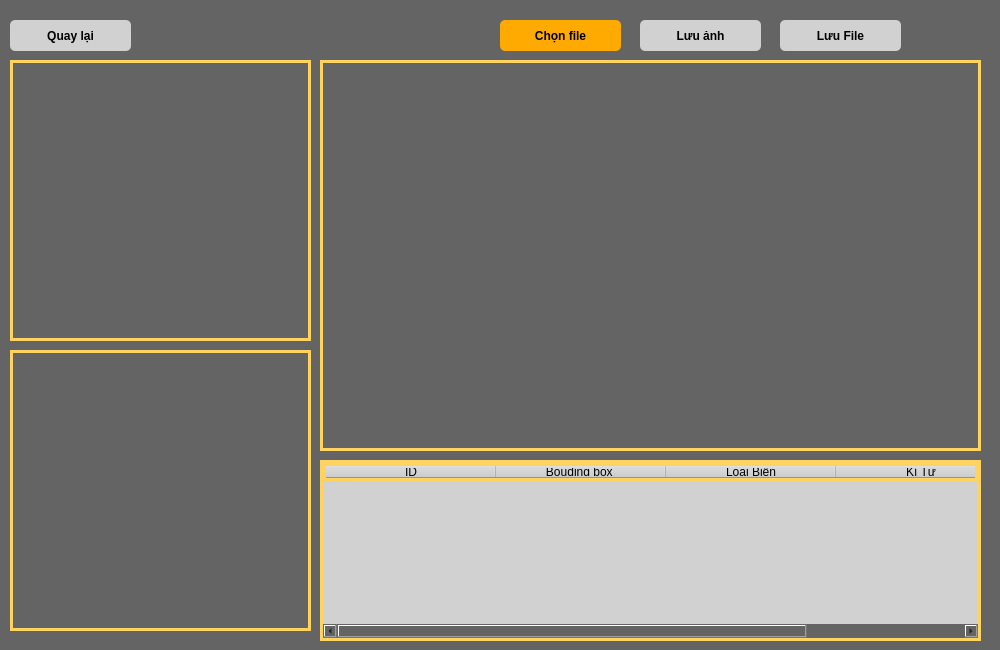
<?xml version="1.0" encoding="UTF-8"?>
<ui version="4.0">
 <class>Form</class>
 <widget class="QWidget" name="Form">
  <property name="geometry">
   <rect>
    <x>0</x>
    <y>0</y>
    <width>1000</width>
    <height>650</height>
   </rect>
  </property>
  <property name="windowTitle">
   <string>Form</string>
  </property>
  <property name="styleSheet">
   <string notr="true">background-color: rgb(100,100,100)</string>
  </property>
  <widget class="QPushButton" name="pushButton_5">
   <property name="geometry">
    <rect>
     <x>500</x>
     <y>20</y>
     <width>121</width>
     <height>31</height>
    </rect>
   </property>
   <property name="font">
    <font>
     <weight>75</weight>
     <bold>true</bold>
    </font>
   </property>
   <property name="styleSheet">
    <string notr="true">background-color:  rgb(255, 170, 0);
border-radius: 5px;</string>
   </property>
   <property name="text">
    <string>Chọn file</string>
   </property>
  </widget>
  <widget class="QTableWidget" name="tableWidget">
   <property name="geometry">
    <rect>
     <x>320</x>
     <y>460</y>
     <width>661</width>
     <height>181</height>
    </rect>
   </property>
   <property name="styleSheet">
    <string notr="true">border: 3px solid rgb(255, 211, 98);
background-color:  rgb(209, 209, 209);</string>
   </property>
   <property name="frameShape">
    <enum>QFrame::Box</enum>
   </property>
   <property name="frameShadow">
    <enum>QFrame::Plain</enum>
   </property>
   <property name="lineWidth">
    <number>3</number>
   </property>
   <attribute name="horizontalHeaderCascadingSectionResizes">
    <bool>false</bool>
   </attribute>
   <attribute name="horizontalHeaderDefaultSectionSize">
    <number>170</number>
   </attribute>
   <column>
    <property name="text">
     <string>ID</string>
    </property>
   </column>
   <column>
    <property name="text">
     <string>Bouding box </string>
    </property>
   </column>
   <column>
    <property name="text">
     <string>Loại Biển</string>
    </property>
   </column>
   <column>
    <property name="text">
     <string>Kí Tự</string>
    </property>
   </column>
  </widget>
  <widget class="QLabel" name="label_2">
   <property name="geometry">
    <rect>
     <x>10</x>
     <y>350</y>
     <width>301</width>
     <height>281</height>
    </rect>
   </property>
   <property name="styleSheet">
    <string notr="true">border: 3px solid rgb(255, 211, 98)</string>
   </property>
   <property name="frameShape">
    <enum>QFrame::Box</enum>
   </property>
   <property name="frameShadow">
    <enum>QFrame::Plain</enum>
   </property>
   <property name="lineWidth">
    <number>3</number>
   </property>
   <property name="midLineWidth">
    <number>0</number>
   </property>
   <property name="text">
    <string/>
   </property>
  </widget>
  <widget class="QPushButton" name="pushButton_3">
   <property name="geometry">
    <rect>
     <x>780</x>
     <y>20</y>
     <width>121</width>
     <height>31</height>
    </rect>
   </property>
   <property name="font">
    <font>
     <weight>75</weight>
     <bold>true</bold>
    </font>
   </property>
   <property name="styleSheet">
    <string notr="true">background-color:  rgb(209, 209, 209);
border-radius: 5px;</string>
   </property>
   <property name="text">
    <string>Lưu File</string>
   </property>
  </widget>
  <widget class="QLabel" name="label">
   <property name="geometry">
    <rect>
     <x>10</x>
     <y>60</y>
     <width>301</width>
     <height>281</height>
    </rect>
   </property>
   <property name="styleSheet">
    <string notr="true">border: 3px solid rgb(255, 211, 98)</string>
   </property>
   <property name="frameShape">
    <enum>QFrame::Box</enum>
   </property>
   <property name="frameShadow">
    <enum>QFrame::Plain</enum>
   </property>
   <property name="lineWidth">
    <number>3</number>
   </property>
   <property name="midLineWidth">
    <number>0</number>
   </property>
   <property name="text">
    <string/>
   </property>
  </widget>
  <widget class="QPushButton" name="pushButton_2">
   <property name="geometry">
    <rect>
     <x>640</x>
     <y>20</y>
     <width>121</width>
     <height>31</height>
    </rect>
   </property>
   <property name="font">
    <font>
     <weight>75</weight>
     <bold>true</bold>
    </font>
   </property>
   <property name="styleSheet">
    <string notr="true">background-color:  rgb(209, 209, 209);
border-radius: 5px;</string>
   </property>
   <property name="text">
    <string>Lưu ảnh</string>
   </property>
  </widget>
  <widget class="QPushButton" name="pushButton">
   <property name="geometry">
    <rect>
     <x>10</x>
     <y>20</y>
     <width>121</width>
     <height>31</height>
    </rect>
   </property>
   <property name="font">
    <font>
     <weight>75</weight>
     <bold>true</bold>
    </font>
   </property>
   <property name="styleSheet">
    <string notr="true">background-color:  rgb(209, 209, 209);
border-radius: 5px;</string>
   </property>
   <property name="text">
    <string>Quay lại</string>
   </property>
  </widget>
  <widget class="QLabel" name="label_4">
   <property name="geometry">
    <rect>
     <x>320</x>
     <y>60</y>
     <width>661</width>
     <height>391</height>
    </rect>
   </property>
   <property name="styleSheet">
    <string notr="true">border: 3px solid rgb(255, 211, 98)</string>
   </property>
   <property name="frameShape">
    <enum>QFrame::Box</enum>
   </property>
   <property name="frameShadow">
    <enum>QFrame::Plain</enum>
   </property>
   <property name="lineWidth">
    <number>3</number>
   </property>
   <property name="midLineWidth">
    <number>0</number>
   </property>
   <property name="text">
    <string/>
   </property>
  </widget>
 </widget>
 <resources/>
 <connections/>
</ui>
